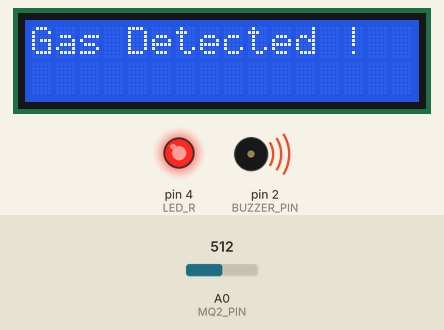
The sketch below on a simulated Arduino Uno, built with avr-gcc and run on an emulated ATmega328P. Parts: 16×2 character LCD, output pins drawn as LEDs (lit = HIGH), buzzer (waves = sounding, pin HIGH). The test bench sets the inputs (shaded band); at power-on: A0 (MQ2_PIN) = 512. The modem accepts every AT command (registered, SIM ready, sends succeed) and sends nothing else.

Above: at 7.2 s.
7.3 s: A0 (MQ2_PIN) set to 313
18.9 s: A0 (MQ2_PIN) set to 290
At 19.6 s:
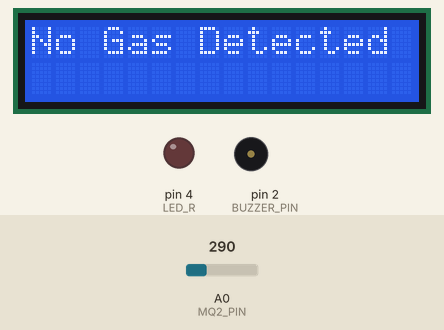
25.4 s: A0 (MQ2_PIN) set to 306
At 31.9 s:
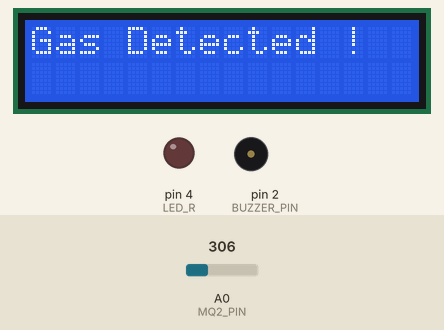
33.5 s: A0 (MQ2_PIN) set to 122
At 39.4 s:
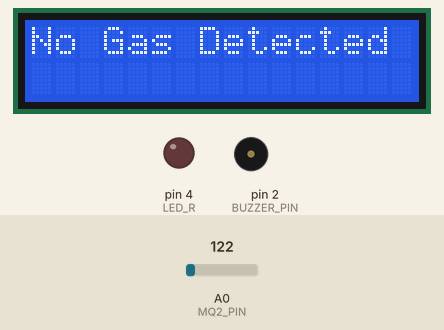
Timing chart, 0 to 40.9 s (numbered marks = the images above; inputs shaded):
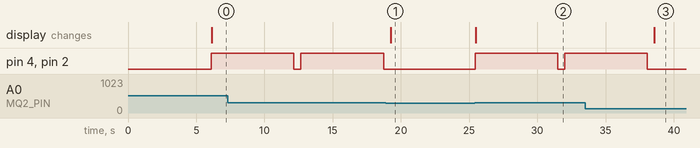

The sketch:

Gas_leak_code_20241012001651.ino
```cpp
#include <LiquidCrystal_I2C.h>          // include the LiquidCrystal library
#include <SoftwareSerial.h>         // include the SoftwareSerial library

#define MQ2_PIN A0                    // define the analog input pin for the MQ2 sensor
#define BUZZER_PIN 2                  // define the digital output pin for the buzzer
#define LED_R 4                 //define red LED pin

LiquidCrystal_I2C lcd(0x27, 16, 2); // create a new LiquidCrystal object
SoftwareSerial gsm(6, 8); // set the RX & TX pin for GSM
void setup() {
  lcd.init();                           // initialize the LCD
  lcd.backlight();
  lcd.print("Gas Sensor Test");         // print the initial message to the LCD
  pinMode(BUZZER_PIN, OUTPUT);           // set the buzzer pin as an output
  pinMode(LED_R, OUTPUT);
  pinMode(MQ2_PIN, INPUT);
  gsm.begin(9600);                     // initialize the GSM module
  delay(5000);                        // wait for the GSM module to start up
  gsm.println("AT+CMGF=1\r");                 // set the GSM module to text mode
  delay(1000);                          // Mwait for the GSM module to respond
  lcd.clear();                                  // clear the LCD screen
}
void loop() {
  int sensorValue = analogRead(MQ2_PIN); // read the analog input value from the MQ2 sensor
  if (sensorValue > 300) {                        // if the sensor value is above the threshold (adjust as needed)
    lcd.clear();                                  // clear the LCD screen
    lcd.print("Gas Detected !");                   // print the gas detection message to the LCD
    digitalWrite(BUZZER_PIN, HIGH);                    // turn on the buzzer
    digitalWrite(LED_R, HIGH);
    gsm.println("AT+CMGS=\"+916382011008\"\r");                // set the phone number to send the SMS alert to
    delay(1000);                                          // wait for the GSM module to respond
    gsm.print("ALERT : Gas detected !");                         // send the SMS message
    gsm.println((char)26);                                      // send the CTRL+Z character to indicate the end of the SMS message
    delay(5000);                                      // wait for the GSM module to send the SMS message
    digitalWrite(BUZZER_PIN, LOW);                     // turn off the buzzer
    digitalWrite(LED_R, LOW);
  } else {
    lcd.clear();                                        // clear the LCD screen
    lcd.print("No Gas Detected");                       // print the no gas detection message to the LCD
    digitalWrite(BUZZER_PIN, LOW);              // turn off the buzzer
    digitalWrite(LED_R, LOW);

  }
  delay(500);                                         // wait for half a second before repeating the loop
}
```

Measured:
- the behaviour switches between 301 and 300 on A0 (MQ2_PIN) (found by bisection; images 0 and 1)
- after the input at 18.9 s, pin 4 (LED_R), pin 2 (BUZZER_PIN): stays LOW (without the input it goes to HIGH after 0.35 s); the display: changes after 0.35 s (image 1)
- after the input at 25.4 s, pin 4 (LED_R), pin 2 (BUZZER_PIN): LOW → HIGH after 0.05 s, → LOW 6.1 s later, → HIGH 0.52 s later; the display: changes after 0.08 s (image 2)
- after the input at 33.5 s, pin 4 (LED_R), pin 2 (BUZZER_PIN): goes on until 38.1 s, then stays LOW; the display: changes after 5.1 s (image 3)
